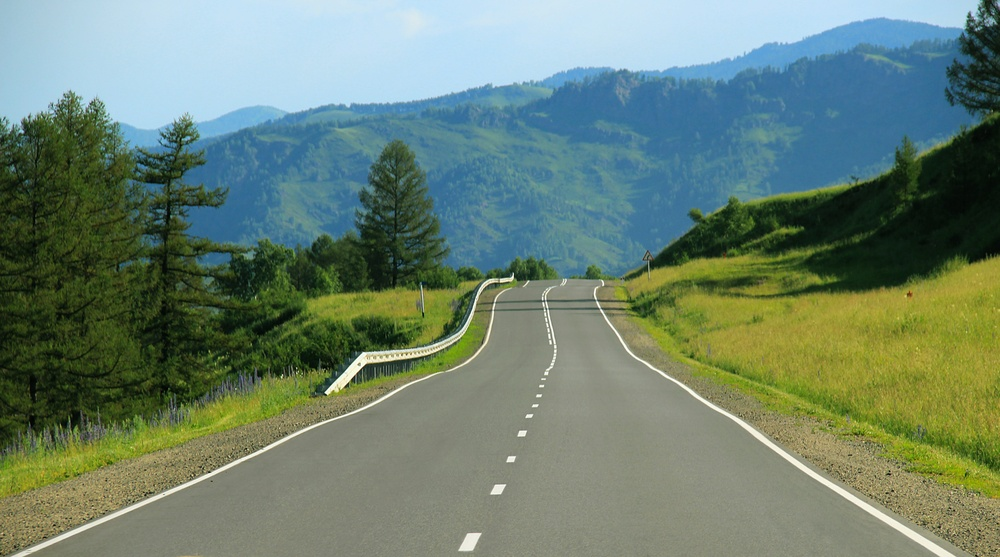
#> input picture lane1.jpg, 1000 x 557 px, shrunk from 7200 x 4013 before the run
$ jupyter execute cleaned_testcases.ipynb
#> lines starting #> are read from the running program, lines starting #| are printed output that depends on the picture; after the words box and inside, x2 and y2 are one past the last pixel; in counts of white or black regions, pixels touching at a corner belong together
[cell 1]
import cv2
import numpy as np
import matplotlib.pyplot as plt
import numpy as np

[cell 2]
image1 = cv2.cvtColor(cv2.imread('lane1.jpg'), cv2.COLOR_BGR2GRAY)
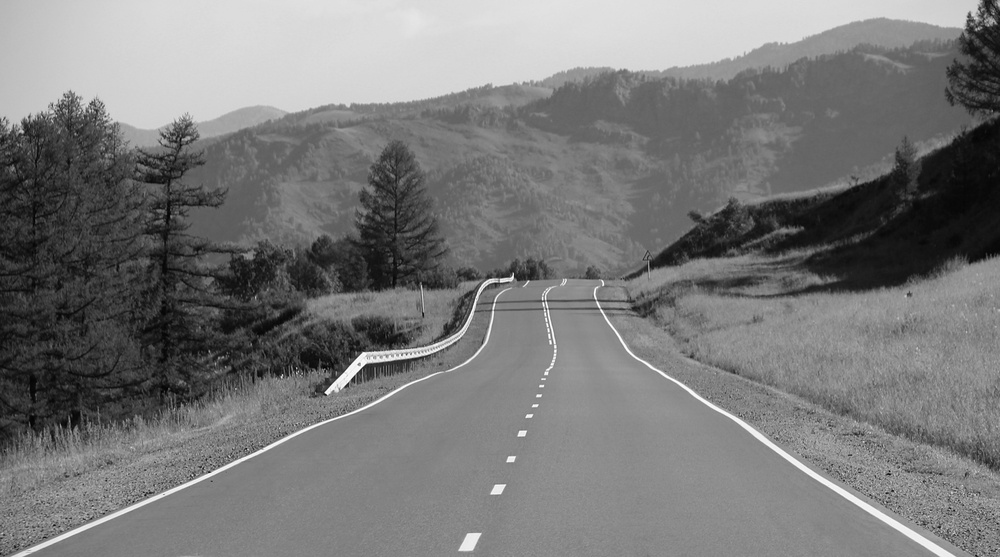
#> image1: shape (557, 1000); min 1, max 254, mean 121.1
image2 = cv2.cvtColor(cv2.imread('lane2.jpg'), cv2.COLOR_BGR2GRAY)
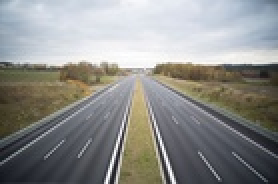
#> input picture lane2.jpg, 139 x 92 px, shrunk from 1000 x 666 before the run (shown 2 times larger)
#> image2: shape (92, 139); min 18, max 255, mean 141.2
image3 = cv2.cvtColor(cv2.imread('lane3.png'), cv2.COLOR_BGR2GRAY)
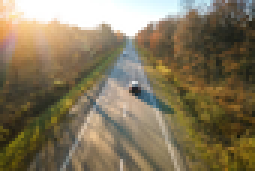
#> input picture lane3.png, 85 x 57 px, shrunk from 612 x 408 before the run (shown 3 times larger)
#> image3: shape (57, 85); min 23, max 255, mean 119

image1_rgb = cv2.cvtColor(cv2.imread('lane1.jpg'), cv2.COLOR_BGR2RGB)
image2_rgb = cv2.cvtColor(cv2.imread('lane2.jpg'), cv2.COLOR_BGR2RGB)
image3_rgb = cv2.cvtColor(cv2.imread('lane3.png'), cv2.COLOR_BGR2RGB)

[cell 3]
def display_image(image, title):
    plt.figure(figsize=(10, 5))
    plt.imshow(image, cmap="gray")
    plt.title(title)
    plt.axis("off")
    plt.show()

[cell 4]
display_image(image1, "Lane 1")

[cell 5]
def apply_filters(image, smoothing_kernel, lower_th, higher_th):
#> called with smoothing_kernel = 5, lower_th = 100, higher_th = 200
    smoothed_median = cv2.medianBlur(image, smoothing_kernel)
    edges = cv2.Canny(smoothed_median, lower_th, higher_th)
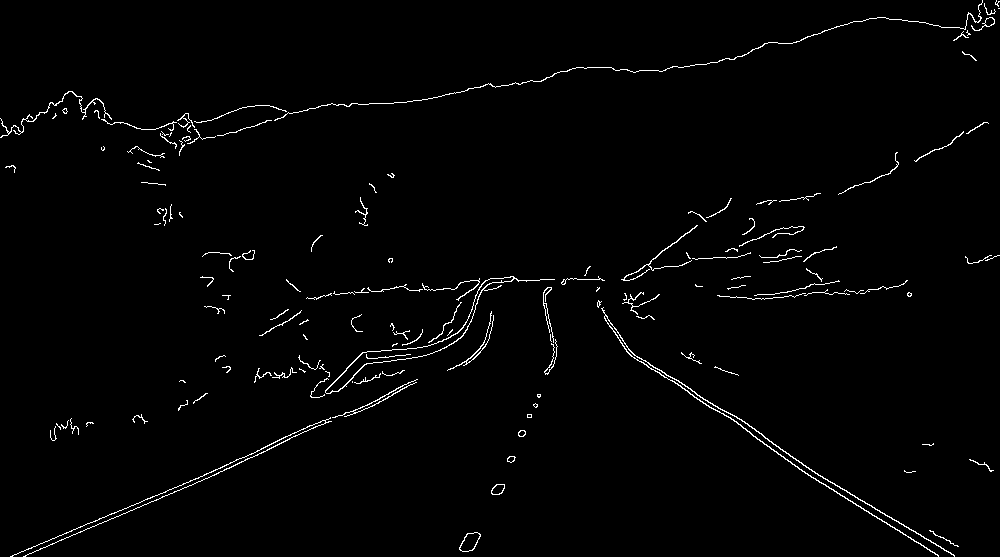
#> edges: shape (557, 1000); 1.6% white in thin lines or dots
    return edges

[cell 6]
image1_filtered = apply_filters(image1, 5, 100, 200)
display_image(image1_filtered, "After Edge Detection")

[cell 7]
print(image1_filtered.shape)
#| (557, 1000)

[cell 8]
def get_roi(image, polygon):
    mask = np.zeros_like(image)
    cv2.fillPoly(mask, polygon, 255)
    roi = cv2.bitwise_and(image, mask)
    return roi

[cell 9]
height1, width1 = image1_filtered.shape
#> height1 = 557; width1 = 1000

polygon1 = np.array([[
    (0, 0.9*height1), (width1, 0.9*height1), (width1//2, 0.62*height1)
]], dtype=np.int32)
#> polygon1 = [[0, 501], [1000, 501], [500, 345]]


image1_roi = get_roi(image1_filtered, polygon1)
#> in get_roi, `cv2.fillPoly(mask, polygon, 255)`: mask: shape (557, 1000); 14.2% white; 1 white region, box (x1, y1, x2, y2) and area: (0, 345, 1000, 502) 78922
#> in get_roi, `roi = cv2.bitwise_and(image, mask)`:
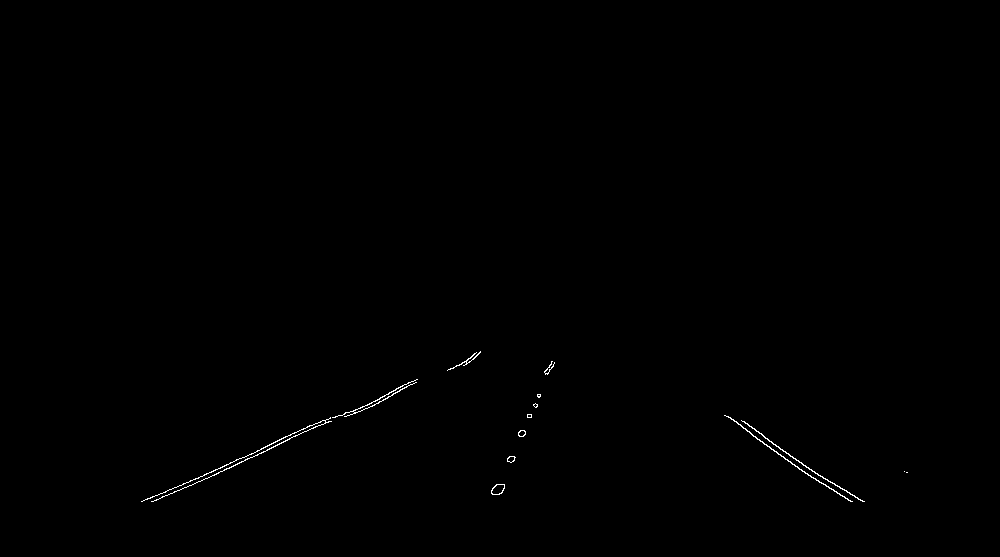
#> roi: shape (557, 1000); 0.24% white in thin lines or dots, all inside (x1, y1, x2, y2) = (141, 351, 908, 502)
display_image(get_roi(image1_filtered, polygon1), "after roi")

[cell 10]
def apply_hough_transform(roi, height, width):
    # Hough Transform parameters
#> called with height = 557, width = 1000
    theta_range = np.deg2rad(np.arange(0, 181))  #nsw +d2r?
    diag_len = int(np.sqrt(width**2 + height**2))
#> diag_len = 1144
    rho_range = np.arange(-diag_len, diag_len, 1)  #nsw
#> rho_range = 2288 values from -1144 to 1143
    H = np.zeros((len(rho_range), len(theta_range)), dtype=np.int32)  # Accumulator

    y_idxs, x_idxs = np.nonzero(roi)  #since we need to process only edge pixels
#> y_idxs = 1323 values from 351 to 501; x_idxs = 1323 values, max 907 at index 971, min 141 at index 1312, mean 487.8

    # Voting
    for i in range(len(x_idxs)):
        x = x_idxs[i]
        y = y_idxs[i]
        for t_idx, theta in enumerate(theta_range):
            rho = int(x * np.cos(theta) + y * np.sin(theta))
            rho_idx = np.where(rho_range == rho)[0][0]  # (array([4]),) so used 00
            H[rho_idx, t_idx] += 1
#> this loop made 1323 passes
#> (x, y) on passes 1 to 3: (480, 351), (476, 352), (479, 352)
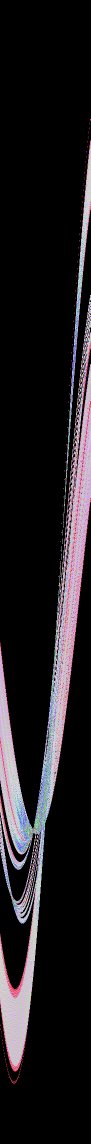
#> H: shape (2288, 181) int32 (shown at 1/2 size); 90 distinct labels, from 0 to 138; one colour per label, 0 black

    plt.figure(figsize=(10, 5))
    plt.imshow(H, cmap="hot", aspect="auto", extent=[0, 180, -diag_len, diag_len])
    plt.title("Hough Transform Accumulator")
    plt.xlabel("Theta (degrees)")
    plt.ylabel("Rho (pixels)")
    plt.colorbar(label="Votes")
    plt.show()
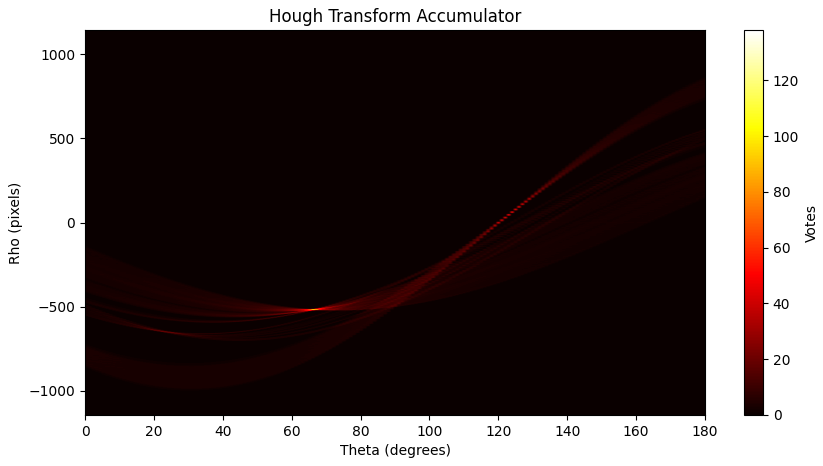
#> figure drawn by matplotlib, 2 panels

    return theta_range, rho_range, H

[cell 11]
theta_range, rho_range, H = apply_hough_transform(image1_roi, height1, width1)
#> theta_range = 181 values from 0 to 3.14; rho_range = 2288 values from -1144 to 1143

[cell 12]
def detect_lane(image, height, theta_range, rho_range, H, threshold, rho_tolerance, theta_tolerance, y_minx , y_maxx):
    # Extract peaks from the accumulator
#> called with height = 557, theta_range = array of shape (181,), rho_range = array of shape (2288,), threshold = 32, rho_tolerance = 100, theta_tolerance = 0.175, y_minx = 0.62, y_maxx = 1
    threshold = 32
    lines = np.argwhere(H > threshold)
#> lines = 154 pairs, first value 988 to 1788, second value 21 to 130

    lines = sorted(lines, key=lambda idx: H[idx[0], idx[1]], reverse=True)
    filtered_lines = []
    rho_theta_used = set() #avoiding duplicates

    # rho_tolerance = 100
    # theta_tolerance = np.deg2rad(10)

    for rho_idx, theta_idx in lines:
        rho = rho_range[rho_idx]
        theta = theta_range[theta_idx]
        if any(abs(rho - r) < rho_tolerance and abs(theta - t) < theta_tolerance
            for r, t in rho_theta_used):
            continue
        rho_theta_used.add((rho, theta))
        filtered_lines.append((rho_idx, theta_idx))
#> this loop made 154 passes
#> (rho_idx, theta_idx, rho, theta) on passes 1 to 3: (1660, 67, 516, 1.17), (1659, 67, 515, 1.17), (1663, 65, 519, 1.13)
#> after the loop, filtered_lines = [(1660, 67), (1064, 125), (1179, 118), (1788, 21)]; rho_theta_used = 4 items


    image_with_lines = image.copy()
    y_min = int(y_minx * height) #parameter here
#> y_min = 345
    y_max = height * y_maxx
#> y_max = 557

    for rho_idx, theta_idx in filtered_lines:
        rho = rho_range[rho_idx]
        theta = theta_range[theta_idx]
        a, b = np.cos(theta), np.sin(theta)
        x1 = int((rho - y_min * b) / a)
        x2 = int((rho - y_max * b) / a)

        cv2.line(image_with_lines, (x1, y_min), (x2, y_max), (0, 255, 0), 2)
#> this loop made 4 passes
#> (rho_idx, theta_idx, rho, theta, a, b, x1, x2) on passes 1 to 4: (1660, 67, 516, 1.17, 0.391, 0.921, 507, 8), (1064, 125, -80, 2.18, -0.574, 0.819, 632, 934), (1179, 118, 35, 2.06, -0.469, 0.883, 574, 973), (1788, 21, 644, 0.367, 0.934, 0.358, 557, 476)
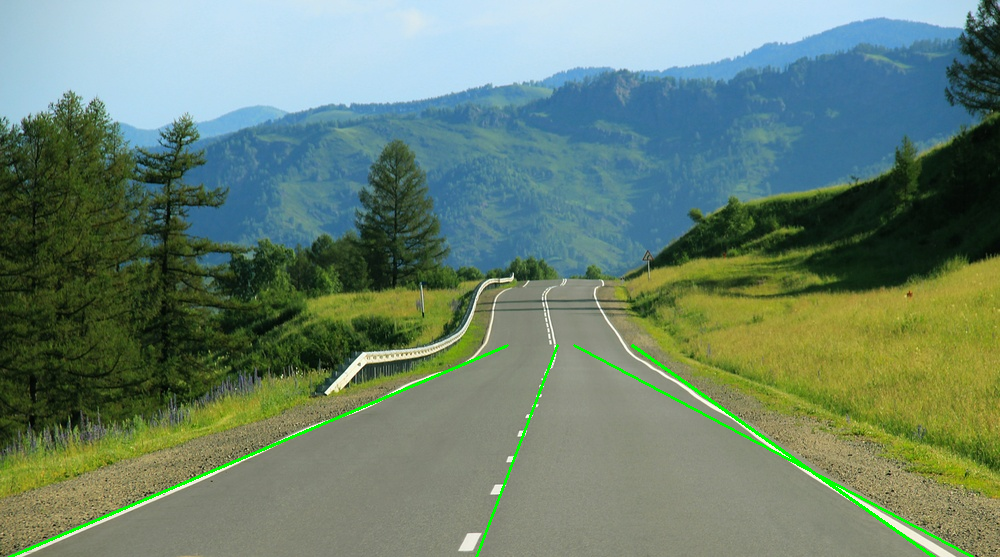
#> image_with_lines: shape (557, 1000, 3); mean R, G, B 106.6, 130, 111.4

    plt.figure(figsize=(10, 5))
    plt.imshow(image_with_lines)
    plt.title("Lane Detection")
    plt.axis("off")
    plt.show()

    return image_with_lines

[cell 13]
image_with_lines = detect_lane(image1_rgb,height1, theta_range, rho_range, H, 32, 100, np.deg2rad(10) , 0.62, 1)

[cell 14]
def compare_output(image_before, image_after):
    fig, ax = plt.subplots(1, 2, figsize=(15, 15))
    ax[0].imshow(image_before)
    ax[0].set_title("Original Image")
    ax[0].axis("off")

    ax[1].imshow(image_after)
    ax[1].set_title("Lane Detection")
    ax[1].axis("off")

[cell 15]
compare_output(image1_rgb, image_with_lines)

----------------------------- SECOND TESTCASE

[cell 16]
display_image(image2, "Lane 2")

[cell 17]
image2_filtered = apply_filters(image2, 9, 150, 400)
#> in apply_filters (call 2), `edges = cv2.Canny(smoothed_median, lower_th, higher_th)`: edges: shape (92, 139); 1.1% white in thin lines or dots, all inside (x1, y1, x2, y2) = (0, 31, 139, 35)
display_image(image2_filtered, "After Edge Detection")

[cell 18]
height2, width2 = image2_filtered.shape
#> height2 = 92

polygon2 = np.array([
    [(0, height2), (width2//2 - 120, height2), (width2//2 - 25, height2//2), (0, height2//2)]
], dtype=np.int32)


image2_roi = get_roi(image2_filtered, polygon2)
#> in get_roi (call 3), `cv2.fillPoly(mask, polygon, 255)`:
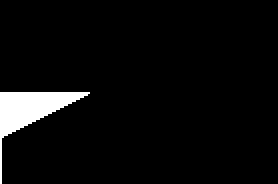
#> mask: shape (92, 139) (shown 2 times larger); 4.5% white; 1 white region, box (x1, y1, x2, y2) and area: (0, 46, 45, 92) 574
#> in get_roi (call 3), `roi = cv2.bitwise_and(image, mask)`: roi: shape (92, 139); every value is 0
display_image(get_roi(image2_filtered, polygon2), "after roi")

[cell 19]
theta_range2, rho_range2, H2 = apply_hough_transform(image2_roi, height2, width2)
#> call 2 of apply_hough_transform, with height = 92, width = 139
#> in apply_hough_transform (call 2), `y_idxs, x_idxs = np.nonzero(roi)`: y_idxs = empty array
#> after the loop in apply_hough_transform (call 2), `for i in range(len(x_idxs)):`: H: shape (332, 181) int32; every value is 0
#> in apply_hough_transform (call 2), `plt.show()`:
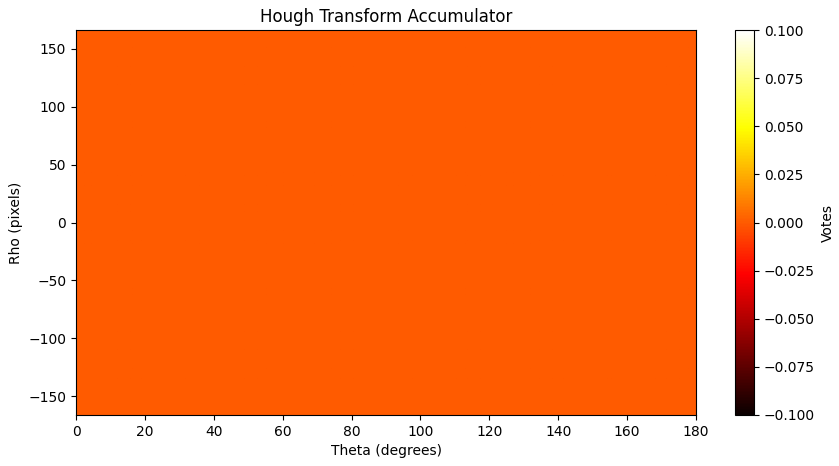
#> figure drawn by matplotlib, 2 panels
#> theta_range2 = 181 values from 0 to 3.14; rho_range2 = 332 values from -166 to 165

[cell 20]
image2_with_lines = detect_lane(image2_rgb, height2, theta_range2, rho_range2, H2, 200, 20, 50, 0.4, 1)

[cell 21]
compare_output(image2_rgb, image2_with_lines)
